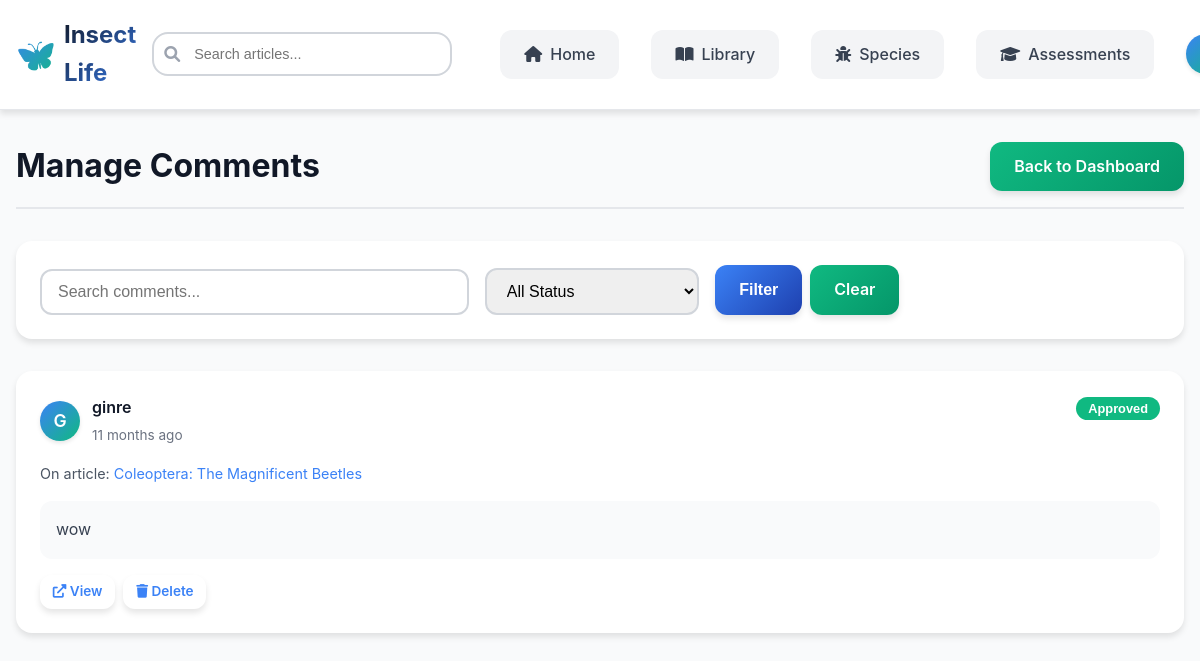
/admin/comments.php (signed in), run on the app's committed database.
### tables this page shows
CREATE TABLE `comments` (
  `id` int(11) NOT NULL,
  `article_id` int(11) NOT NULL,
  `user_id` int(11) NOT NULL,
  `parent_id` int(11) DEFAULT NULL,
  `content` text NOT NULL,
  `is_approved` tinyint(1) DEFAULT 1,
  `created_at` timestamp NOT NULL DEFAULT current_timestamp(),
  `updated_at` timestamp NOT NULL DEFAULT current_timestamp() ON UPDATE current_timestamp()
);

CREATE TABLE `users` (
  `id` int(11) NOT NULL,
  `username` varchar(50) NOT NULL,
  `email` varchar(100) NOT NULL,
  `password_hash` varchar(255) NOT NULL,
  `first_name` varchar(50) NOT NULL,
  `last_name` varchar(50) NOT NULL,
  `profile_image` varchar(255) DEFAULT NULL,
  `experience_level` enum('beginner','intermediate','advanced','expert') DEFAULT 'beginner',
  `user_type` enum('user','admin','moderator') DEFAULT 'user',
  `is_active` tinyint(1) DEFAULT 1,
  `email_verified` tinyint(1) DEFAULT 0,
  `email_verification_token` varchar(100) DEFAULT NULL,
  `password_reset_token` varchar(100) DEFAULT NULL,
  `password_reset_expires` datetime DEFAULT NULL,
  `newsletter_subscribed` tinyint(1) DEFAULT 0,
  `equipped_badge_id` int(11) DEFAULT NULL,
  `preferences` longtext DEFAULT NULL CHECK (json_valid(`preferences`)),
  `last_login` datetime DEFAULT NULL,
  `created_at` timestamp NOT NULL DEFAULT current_timestamp(),
  `updated_at` timestamp NOT NULL DEFAULT current_timestamp() ON UPDATE current_timestamp()
);

CREATE TABLE `articles` (
  `id` int(11) NOT NULL,
  `title` varchar(200) NOT NULL,
  `slug` varchar(200) NOT NULL,
  `content` longtext NOT NULL,
  `excerpt` text DEFAULT NULL,
  `featured_image` varchar(255) DEFAULT NULL,
  `scientific_name` varchar(100) DEFAULT NULL,
  `common_names` longtext DEFAULT NULL CHECK (json_valid(`common_names`)),
  `insect_order` varchar(50) DEFAULT NULL,
  `insect_family` varchar(50) DEFAULT NULL,
  `category` enum('anatomy','behavior','ecology','conservation','identification','general') DEFAULT 'general',
  `difficulty_level` enum('beginner','intermediate','advanced') DEFAULT 'beginner',
  `estimated_read_time` int(11) DEFAULT 5,
  `author_id` int(11) NOT NULL,
  `status` enum('draft','published','archived') DEFAULT 'draft',
  `tags` longtext DEFAULT NULL CHECK (json_valid(`tags`)),
  `meta_description` text DEFAULT NULL,
  `meta_keywords` text DEFAULT NULL,
  `views_count` int(11) DEFAULT 0,
  `published_at` datetime DEFAULT NULL,
  `created_at` timestamp NOT NULL DEFAULT current_timestamp(),
  `updated_at` timestamp NOT NULL DEFAULT current_timestamp() ON UPDATE current_timestamp()
);

### config.php (called while the page is built, shortened)
<?php
function formatTimeAgo($datetime) {
    $time = time() - strtotime($datetime);
    return floor($time/2592000) . ' months ago';
}

### admin/comments.php (the view, shortened to what this page needs)
<?php
require_once '../config.php';
$search = isset($_GET['search']) ? sanitizeInput($_GET['search']) : '';
$page = isset($_GET['page']) ? max(1, intval($_GET['page'])) : 1;
$per_page = 20;
try {
    $pdo = getDBConnection();
    $where_conditions = [];
    $where_clause = !empty($where_conditions) ? 'WHERE ' . implode(' AND ', $where_conditions) : '';
    $offset = ($page - 1) * $per_page;
    $query = "
        SELECT c.*, u.username, a.title as article_title
        FROM comments c
        LEFT JOIN users u ON c.user_id = u.id
        LEFT JOIN articles a ON c.article_id = a.id
        $where_clause
        ORDER BY c.created_at DESC
        LIMIT :limit OFFSET :offset
    ";
    $stmt = $pdo->prepare($query);
    $stmt->bindValue(':limit', $per_page, PDO::PARAM_INT);
    $stmt->bindValue(':offset', $offset, PDO::PARAM_INT);
    $stmt->execute();
    $comments = $stmt->fetchAll();
} catch (Exception $e) {
    error_log("Comments admin error: " . $e->getMessage());
    $comments = [];
    $total_comments = 0;
    $total_pages = 0;
}
include 'includes/header.php';
?>
<link rel="stylesheet" href="../assets/css/main.css">
<link rel="stylesheet" href="../assets/css/header.css">
<link rel="stylesheet" href="../assets/css/admin.css">
<div class="admin-container">
    <div class="page-header">
        <h1>Manage Comments</h1>
        <a href="index.php" class="btn btn-secondary">Back to Dashboard</a>
    </div>
    <div class="filters-section">
        <form method="GET">
            <div class="filters-grid">
                <input type="text" name="search" class="form-control" placeholder="Search comments..." value="<?php echo htmlspecialchars($search); ?>">
                <select name="status" class="form-control">
                    <option value="">All Status</option>
                </select>
                <div style="display: flex; gap: 0.5rem;">
                    <button type="submit" class="btn btn-primary">Filter</button>
                    <a href="comments.php" class="btn btn-secondary">Clear</a>
                </div>
            </div>
        </form>
    </div>
    <?php if (empty($comments)): ?>
        <div style="text-align: center; padding: 3rem; background: white; border-radius: var(--border-radius-lg);">
            <div style="font-size: 3rem; margin-bottom: 1rem;">💬</div>
            <p>No comments found.</p>
        </div>
    <?php else: ?>
        <div class="comments-list">
            <?php foreach ($comments as $comment): ?>
                <div class="comment-card">
                    <div class="comment-header">
                        <div class="comment-user">
                            <div class="user-avatar">
                                <?php echo strtoupper(substr($comment['username'], 0, 1)); ?>
                            </div>
                            <div class="user-info">
                                <div class="username"><?php echo htmlspecialchars($comment['username']); ?></div>
                                <div class="comment-meta"><?php echo formatTimeAgo($comment['created_at']); ?></div>
                            </div>
                        </div>
                        <form method="POST" style="display: inline;">
                            <button type="submit" name="toggle_approval" class="status-badge <?php echo $comment['is_approved'] ? 'status-approved' : 'status-pending'; ?>">
                                <?php echo $comment['is_approved'] ? 'Approved' : 'Pending'; ?>
                            </button>
                        </form>
                    </div>
                    <div class="comment-article">
                        On article: <a href="../article.php?id=<?php echo $comment['article_id']; ?>" target="_blank">
                            <?php echo htmlspecialchars($comment['article_title']); ?>
                        </a>
                    </div>
                    <div class="comment-content">
                        <?php echo nl2br(htmlspecialchars($comment['content'])); ?>
                    </div>
                    <div class="comment-actions">
                        <a href="../article.php?id=<?php echo $comment['article_id']; ?>#comment-<?php echo $comment['id']; ?>" class="btn btn-sm btn-info" target="_blank">
                            <i class="fas fa-external-link-alt"></i> View
                        </a>
                        <a href="?delete=<?php echo $comment['id']; ?>&confirm=1" class="btn btn-sm btn-danger" onclick="return confirm('Delete this comment?')">
                            <i class="fas fa-trash"></i> Delete
                        </a>
                    </div>
                </div>
            <?php endforeach; ?>
        </div>
    <?php endif; ?>
</div>

### assets/css/main.css (style rules this page uses)
:root { --primary-blue-dark: #1e40af; --primary-blue: #3b82f6; --primary-blue-light: #60a5fa; --secondary-green-dark: #059669; --secondary-green: #10b981; --secondary-green-light: #34d399; --accent-yellow: #fbbf24; --accent-orange: #fb923c; --accent-brown: #92400e; --white: #ffffff; --gray-50: #f9fafb; --gray-100: #f3f4f6; --gray-200: #e5e7eb; --gray-300: #d1d5db; --gray-400: #9ca3af; --gray-500: #6b7280; --gray-600: #4b5563; --gray-700: #374151; --gray-800: #1f2937; --gray-900: #111827; --font-family-primary: 'Inter', 'Segoe UI', Tahoma, Geneva, Verdana, sans-serif; --font-family-secondary: 'Open Sans', Arial, sans-serif; --container-max-width: 1200px; --section-padding: 4rem 2rem; --card-padding: 2rem; --border-radius-sm: 8px; --border-radius-md: 12px; --border-radius-lg: 16px; --border-radius-xl: 20px; --shadow-sm: 0 2px 4px rgba(0, 0, 0, 0.1); --shadow-md: 0 4px 6px rgba(0, 0, 0, 0.1); --shadow-lg: 0 10px 15px rgba(0, 0, 0, 0.1); --shadow-xl: 0 20px 25px rgba(0, 0, 0, 0.15); --transition-fast: 0.2s ease; --transition-normal: 0.3s ease; --transition-slow: 0.5s ease; }
* { margin: 0; padding: 0; box-sizing: border-box; }
html { scroll-behavior: smooth; font-size: 16px; }
body { font-family: var(--font-family-primary); line-height: 1.6; color: var(--gray-800); background: linear-gradient(135deg, var(--primary-blue-light) 0%, var(--secondary-green-light) 100%); min-height: 100vh; }
h1, h2, h3, h4, h5, h6 { font-weight: 700; line-height: 1.2; margin-bottom: 1rem; color: var(--gray-900); }
h1 { font-size: 3rem; }
a { color: var(--primary-blue); text-decoration: none; transition: color var(--transition-fast); }
.btn { display: inline-block; padding: 0.75rem 1.5rem; font-size: 1rem; font-weight: 600; text-align: center; text-decoration: none; border: none; border-radius: var(--border-radius-md); cursor: pointer; transition: all var(--transition-fast); box-shadow: var(--shadow-md); }
.btn-primary { background: linear-gradient(135deg, var(--primary-blue) 0%, var(--primary-blue-dark) 100%); color: var(--white); }
.btn-secondary { background: linear-gradient(135deg, var(--secondary-green) 0%, var(--secondary-green-dark) 100%); color: var(--white); }
.form-control { width: 100%; padding: 0.75rem 1rem; border: 2px solid var(--gray-300); border-radius: var(--border-radius-md); font-size: 1rem; transition: border-color var(--transition-fast); }

### assets/css/header.css (style rules this page uses)
.user-avatar { width: 40px; height: 40px; border-radius: 50%; background: linear-gradient(135deg, var(--primary-blue) 0%, var(--secondary-green) 100%); display: flex; align-items: center; justify-content: center; color: var(--white); font-weight: 600; cursor: pointer; transition: all var(--transition-fast); box-shadow: var(--shadow-sm); }

### data on the page
comments: user.username "G", user.username "ginre", created_at "11 months ago", is_approved "Approved", article.title "Coleoptera: The Magnificent Beetles", content "wow"
